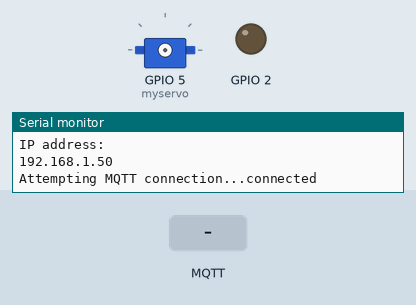
This sketch was run on a simulated ESP8266 (NodeMCU). Shown: servo, output pins drawn as LEDs (lit = HIGH), the last lines printed to the serial monitor. The test bench sets the inputs (shaded band). WiFi joins after 1.5 s; servers stay silent unless stated; random numbers use the default seed unless the sketch sets one; no MQTT or app messages arrive unless stated.

Above: at 2.7 s.
2.8 s: MQTT message "5" arrives on the first subscribed topic
At 3.4 s:
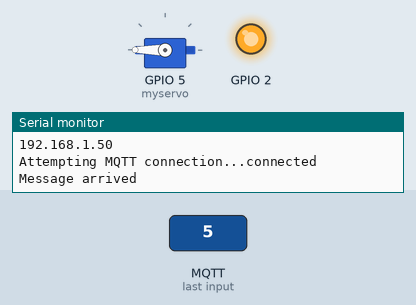
5.8 s: MQTT message "1" arrives on the first subscribed topic
At 7.7 s:
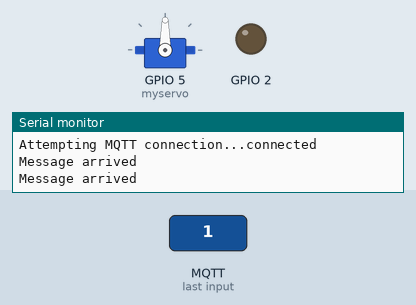
8.5 s: MQTT message "90" arrives on the first subscribed topic
At 36.4 s:
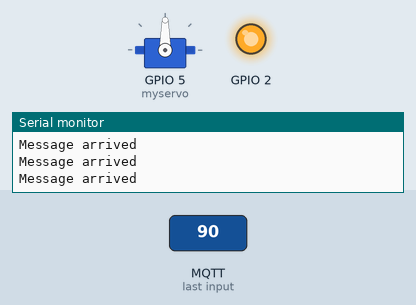
Timing chart, 0 to 36.7 s (numbered marks = the images above; inputs shaded):
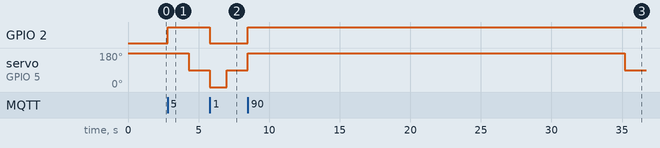

Measured:
- after the input at 2.8 s, GPIO 2: LOW → HIGH at once; servo on GPIO 5 (myservo): 180° → 90° after 1.5 s
- after the input at 5.8 s, GPIO 2: HIGH → LOW at once; servo on GPIO 5 (myservo): 90° → 0° at once, → 90° 1.2 s later
- after the input at 8.5 s, GPIO 2: LOW → HIGH at once; servo on GPIO 5 (myservo): 90° → 180° at once, → 90° 26.7 s later

The sketch:

Heat.ino
```cpp
#include <ESP8266WiFi.h>
#include <PubSubClient.h>
#include <Servo.h>


const char* ssid = "home-gataullin";
const char* password = "123321abcd";
const char* mqtt_server = "192.168.1.13";
int prevous = 0;
int turnaround_time = 300; // Время полного поворота в секундах умножить на 10
Servo myservo;

WiFiClient espClient;
PubSubClient client(espClient);
const char* control_topic = "heat";

void setup_wifi() {

  delay(10);
  // We start by connecting to a WiFi network
  Serial.println();
  Serial.println("Connecting to ");
  Serial.println(ssid);

  WiFi.mode(WIFI_STA);
  WiFi.begin(ssid, password);

  while (WiFi.status() != WL_CONNECTED) {
    delay(500);
    Serial.println(".");
  }

  randomSeed(micros());

  Serial.println("");
  Serial.println("WiFi connected");
  Serial.println("IP address: ");
  Serial.println(WiFi.localIP());
}

void callback(char* topic, byte* payload, unsigned int length) {
  String s_received = "";
  Serial.println("Message arrived");
  Serial.println();
  for (int i = 0; i < length; i++) {
    s_received += (char)payload[i];
  }
  int received = s_received.toInt();

  int delay_percent = abs(received - prevous);
  int delay_time = delay_percent * turnaround_time;

  // Switch on the LED if an 1 was received as first character
  if (prevous > received) {
    digitalWrite(BUILTIN_LED, LOW);
    myservo.attach(5);
    myservo.write(0);
    delay(delay_time);
    myservo.write(90);
  } else {
    digitalWrite(BUILTIN_LED, HIGH);  // Turn the LED off by making the voltage HIGH
    myservo.attach(5);
    myservo.write(180);
    delay(delay_time);
    myservo.write(90);
  }
  prevous = received;

}

void reconnect() {
  // Loop until we're reconnected
  while (!client.connected()) {
    Serial.print("Attempting MQTT connection...");
    // Create a random client ID
    String clientId = "ESP8266Client-";
    clientId += String(random(0xffff), HEX);
    // Attempt to connect
    if (client.connect(clientId.c_str())) {
      Serial.println("connected");
      client.subscribe(control_topic);
    } else {
      Serial.print("failed, rc=");
      Serial.print(client.state());
      Serial.println(" try again in 5 seconds");
      // Wait 5 seconds before retrying
      delay(5000);
    }
  }
}

void setup() {
  pinMode(BUILTIN_LED, OUTPUT);     // Initialize the BUILTIN_LED pin as an output
  Serial.begin(115200);
  setup_wifi();
  client.setServer(mqtt_server, 1883);
  client.setCallback(callback);
}

void loop() {

  if (!client.connected()) {
    reconnect();
  }
  client.loop();

}
```
